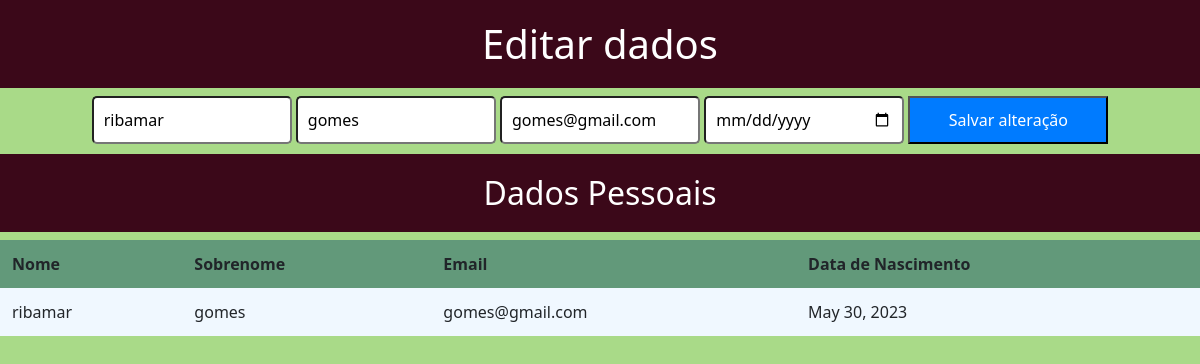
The page /editar/26 on the database its author committed.
### core/models.py (models this page shows, shortened)
class Pessoa(models.Model):
    nome = models.CharField(max_length=100)
    sobrenome = models.CharField(max_length=30)
    email = models.EmailField(max_length=100)
    data_nascimento = models.DateField()

### core/views.py (the view)
# urls.py: path('editar/<int:id>', editar, name='editar'),
def editar(request, id):
    pessoa = Pessoa.objects.get(id=id)
    return render(request, "update.html", {"pessoa": pessoa})

### core/templates/update.html (shortened to what this page needs)
{% load static %}
<!DOCTYPE html>
<html lang="en">
<head>
<head>
    <link rel="stylesheet" type="text/css" href="{% static 'css/style.css' %}"/>
</head>
    <link rel="stylesheet" href="https://cdnjs.cloudflare.com/ajax/libs/font-awesome/4.7.0/css/font-awesome.min.css">
    <link href="https://cdn.jsdelivr.net/npm/bootstrap@5.2.0-beta1/dist/css/bootstrap.min.css" rel="stylesheet">
</head>
<body>
    <h1>Editar dados</h1>
    <form action="{% url 'update' pessoa.id %}" method="POST">
        <input type="text" name="nome" value="{{ pessoa.nome }}" placeholder="Nome">
        <input type="text" name="sobrenome" value="{{ pessoa.sobrenome }}" placeholder="Sobrenome">
        <input type="email" name="email" value="{{ pessoa.email }}" placeholder="Email">
        <input type="date" name="data_nascimento" value="{{ pessoa.data_nascimento }}" placeholder="Data de Nascimento">
        <button type="submit">Salvar alteração</button>
    </form>
    <h2>Dados Pessoais</h2>
    <table>
        <thead>
            <tr class="tr">
                <th>Nome</th>
                <th>Sobrenome</th>
                <th>Email</th>
                <th>Data de Nascimento</th>
            </tr>
        </thead>
        <tbody>
            <tr>
                <td>{{ pessoa.nome }} </td>
                <td>{{ pessoa.sobrenome }}</td>
                <td>{{ pessoa.email }}</td>
                <td>{{ pessoa.data_nascimento }}</td>
            </tr>
        </tbody>
    </table>
</body>
</html>

### core/static/css/style.css (style rules this page uses)
table { background-color: aliceblue; }
table { border-collapse: collapse; width: 100%; }
.tr { background-color: #62997a; padding: 10px; text-align: left; }
th, td { padding: 12px; text-align: left; border-bottom: 2px solid #ceecd4; }
form { text-align: center; }
button { background-color: #007bff; color: #fff; cursor: pointer; }
input, button { display: inline-block; width: 200px; padding: 10px; margin-bottom: 10px; border-radius: 5px; }
h1, h2, h3 { background-color: #3b0819; color: rgb(242, 235, 235); text-align: center; }

### core/templates/update.html (style rules this page uses)
input, button { padding: 10px; margin-bottom: 10px; }
h1, h2, h3 { padding: 20px; color: #ffffff; }
body { background-color: #a9da88; }

### rows shown on the page
Pessoa: nome "ribamar", sobrenome "gomes", email "gomes@gmail.com", data_nascimento "May 30, 2023"
